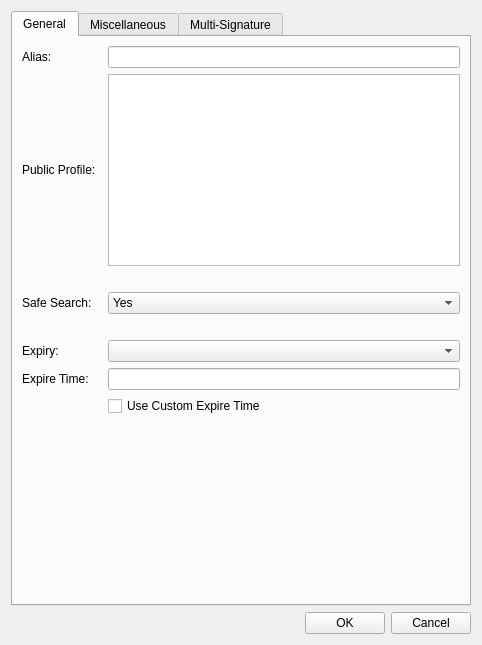
<?xml version="1.0" encoding="UTF-8"?>
<ui version="4.0">
 <class>EditAliasDialog</class>
 <widget class="QWidget" name="EditAliasDialog">
  <property name="geometry">
   <rect>
    <x>0</x>
    <y>0</y>
    <width>482</width>
    <height>645</height>
   </rect>
  </property>
  <property name="windowTitle">
   <string>Edit Alias</string>
  </property>
  <layout class="QVBoxLayout" name="verticalLayout_2">
   <item>
    <widget class="QTabWidget" name="EditAliasDialogTab">
     <property name="currentIndex">
      <number>0</number>
     </property>
     <widget class="QWidget" name="tab_general">
      <attribute name="title">
       <string>General</string>
      </attribute>
      <layout class="QGridLayout" name="gridLayout" columnstretch="0,0">
       <property name="horizontalSpacing">
        <number>12</number>
       </property>
       <item row="0" column="0">
        <widget class="QLabel" name="label_2">
         <property name="text">
          <string>Alias:</string>
         </property>
         <property name="buddy">
          <cstring>aliasEdit</cstring>
         </property>
        </widget>
       </item>
       <item row="0" column="1">
        <widget class="QValidatedLineEdit" name="aliasEdit">
         <property name="toolTip">
          <string>The alias name.</string>
         </property>
        </widget>
       </item>
       <item row="1" column="0">
        <widget class="QLabel" name="label">
         <property name="text">
          <string>Public Profile:</string>
         </property>
        </widget>
       </item>
       <item row="1" column="1">
        <widget class="QPlainTextEdit" name="nameEdit">
         <property name="maximumSize">
          <size>
           <width>16777215</width>
           <height>16777215</height>
          </size>
         </property>
        </widget>
       </item>
       <item row="2" column="1">
        <widget class="QLabel" name="publicDisclaimer">
         <property name="text">
          <string/>
         </property>
         <property name="wordWrap">
          <bool>true</bool>
         </property>
        </widget>
       </item>
       <item row="3" column="1">
        <widget class="QComboBox" name="safeSearchEdit">
         <item>
          <property name="text">
           <string>Yes</string>
          </property>
         </item>
         <item>
          <property name="text">
           <string>No</string>
          </property>
         </item>
        </widget>
       </item>
       <item row="4" column="1">
        <widget class="QLabel" name="safeSearchDisclaimer">
         <property name="text">
          <string/>
         </property>
         <property name="wordWrap">
          <bool>true</bool>
         </property>
        </widget>
       </item>
       <item row="3" column="0">
        <widget class="QLabel" name="labelSafeSearch">
         <property name="text">
          <string>Safe Search:</string>
         </property>
        </widget>
       </item>
       <item row="5" column="0">
        <widget class="QLabel" name="label_3">
         <property name="text">
          <string>Expiry:</string>
         </property>
        </widget>
       </item>
       <item row="5" column="1">
        <widget class="QComboBox" name="expiryEdit"/>
       </item>
       <item row="6" column="0">
        <widget class="QLabel" name="label_9">
         <property name="text">
          <string>Expire Time:</string>
         </property>
        </widget>
       </item>
       <item row="6" column="1">
        <widget class="QLineEdit" name="expireTimeEdit"/>
       </item>
       <item row="7" column="1">
        <widget class="QCheckBox" name="customExpireBox">
         <property name="text">
          <string>Use Custom Expire Time</string>
         </property>
        </widget>
       </item>
       <item row="9" column="1">
        <spacer name="verticalSpacer">
         <property name="orientation">
          <enum>Qt::Vertical</enum>
         </property>
         <property name="sizeHint" stdset="0">
          <size>
           <width>20</width>
           <height>40</height>
          </size>
         </property>
        </spacer>
       </item>
       <item row="8" column="1">
        <widget class="QLabel" name="expiryDisclaimer">
         <property name="text">
          <string/>
         </property>
         <property name="wordWrap">
          <bool>true</bool>
         </property>
        </widget>
       </item>
      </layout>
     </widget>
     <widget class="QWidget" name="tab_advanced">
      <attribute name="title">
       <string>Miscellaneous</string>
      </attribute>
      <layout class="QFormLayout" name="formLayout_2">
       <property name="fieldGrowthPolicy">
        <enum>QFormLayout::AllNonFixedFieldsGrow</enum>
       </property>
       <item row="8" column="0">
        <widget class="QLabel" name="label_4">
         <property name="text">
          <string>Private Profile:</string>
         </property>
        </widget>
       </item>
       <item row="8" column="1">
        <widget class="QPlainTextEdit" name="privateEdit">
         <property name="maximumSize">
          <size>
           <width>16777215</width>
           <height>16777215</height>
          </size>
         </property>
        </widget>
       </item>
       <item row="9" column="1">
        <widget class="QLabel" name="privateDisclaimer">
         <property name="text">
          <string/>
         </property>
         <property name="wordWrap">
          <bool>true</bool>
         </property>
        </widget>
       </item>
       <item row="10" column="0">
        <widget class="QLabel" name="transferLabel">
         <property name="text">
          <string>Transfer To (Public Key):</string>
         </property>
         <property name="wordWrap">
          <bool>false</bool>
         </property>
        </widget>
       </item>
       <item row="10" column="1">
        <widget class="QLineEdit" name="transferEdit"/>
       </item>
       <item row="14" column="1">
        <spacer name="verticalSpacer_2">
         <property name="orientation">
          <enum>Qt::Vertical</enum>
         </property>
         <property name="sizeHint" stdset="0">
          <size>
           <width>20</width>
           <height>40</height>
          </size>
         </property>
        </spacer>
       </item>
       <item row="12" column="1">
        <widget class="QComboBox" name="acceptCertTransfersEdit">
         <item>
          <property name="text">
           <string>Yes</string>
          </property>
         </item>
         <item>
          <property name="text">
           <string>No</string>
          </property>
         </item>
        </widget>
       </item>
       <item row="12" column="0">
        <widget class="QLabel" name="label_7">
         <property name="text">
          <string>Accept Certificate Transfers:</string>
         </property>
        </widget>
       </item>
       <item row="11" column="1">
        <widget class="QLabel" name="transferDisclaimer">
         <property name="text">
          <string/>
         </property>
         <property name="wordWrap">
          <bool>true</bool>
         </property>
        </widget>
       </item>
       <item row="13" column="1">
        <widget class="QLabel" name="acceptCertTransfersDisclaimer">
         <property name="text">
          <string/>
         </property>
         <property name="wordWrap">
          <bool>true</bool>
         </property>
        </widget>
       </item>
       <item row="2" column="0">
        <widget class="QLabel" name="label_8">
         <property name="text">
          <string>Password:</string>
         </property>
        </widget>
       </item>
       <item row="2" column="1">
        <widget class="QLineEdit" name="passwordEdit"/>
       </item>
       <item row="3" column="1">
        <widget class="QLabel" name="passwordDisclaimer">
         <property name="text">
          <string/>
         </property>
         <property name="wordWrap">
          <bool>true</bool>
         </property>
        </widget>
       </item>
       <item row="6" column="0">
        <widget class="QLabel" name="label_10">
         <property name="text">
          <string>Alias Rate Peg:</string>
         </property>
        </widget>
       </item>
       <item row="6" column="1">
        <widget class="QLineEdit" name="aliasPegEdit"/>
       </item>
       <item row="7" column="1">
        <widget class="QLabel" name="aliasPegDisclaimer">
         <property name="text">
          <string/>
         </property>
         <property name="wordWrap">
          <bool>true</bool>
         </property>
        </widget>
       </item>
      </layout>
     </widget>
     <widget class="QWidget" name="tab_multisig">
      <attribute name="title">
       <string>Multi-Signature</string>
      </attribute>
      <layout class="QVBoxLayout" name="verticalLayout">
       <item>
        <widget class="QLabel" name="multisigTitle">
         <property name="text">
          <string/>
         </property>
         <property name="wordWrap">
          <bool>true</bool>
         </property>
        </widget>
       </item>
       <item>
        <layout class="QFormLayout" name="formLayout">
         <property name="fieldGrowthPolicy">
          <enum>QFormLayout::AllNonFixedFieldsGrow</enum>
         </property>
         <item row="1" column="0">
          <widget class="QLabel" name="label_5">
           <property name="text">
            <string>Number of Required Signatures: </string>
           </property>
          </widget>
         </item>
         <item row="1" column="1">
          <widget class="QLineEdit" name="reqSigsEdit"/>
         </item>
         <item row="2" column="0" colspan="2">
          <layout class="QVBoxLayout" name="verticalLayout_3">
           <item>
            <widget class="QLabel" name="reqsigsDisclaimer">
             <property name="text">
              <string/>
             </property>
             <property name="wordWrap">
              <bool>true</bool>
             </property>
            </widget>
           </item>
          </layout>
         </item>
        </layout>
       </item>
       <item>
        <widget class="QLabel" name="multisigDisclaimer">
         <property name="text">
          <string/>
         </property>
         <property name="wordWrap">
          <bool>true</bool>
         </property>
        </widget>
       </item>
       <item>
        <widget class="QListWidget" name="multisigList"/>
       </item>
       <item>
        <layout class="QGridLayout" name="gridLayout">
         <property name="sizeConstraint">
          <enum>QLayout::SetDefaultConstraint</enum>
         </property>
         <item row="0" column="0">
          <widget class="QPushButton" name="addButton">
           <property name="text">
            <string>Add</string>
           </property>
          </widget>
         </item>
         <item row="0" column="1">
          <widget class="QPushButton" name="deleteButton">
           <property name="text">
            <string>Delete</string>
           </property>
          </widget>
         </item>
        </layout>
       </item>
      </layout>
     </widget>
    </widget>
   </item>
   <item>
    <layout class="QHBoxLayout" name="horizontalLayout">
     <item>
      <spacer name="horizontalSpacer">
       <property name="orientation">
        <enum>Qt::Horizontal</enum>
       </property>
       <property name="sizeHint" stdset="0">
        <size>
         <width>40</width>
         <height>20</height>
        </size>
       </property>
      </spacer>
     </item>
     <item>
      <widget class="QPushButton" name="okButton">
       <property name="text">
        <string>OK</string>
       </property>
      </widget>
     </item>
     <item>
      <widget class="QPushButton" name="cancelButton">
       <property name="text">
        <string>Cancel</string>
       </property>
      </widget>
     </item>
    </layout>
   </item>
  </layout>
 </widget>
 <customwidgets>
  <customwidget>
   <class>QValidatedLineEdit</class>
   <extends>QLineEdit</extends>
   <header>qvalidatedlineedit.h</header>
  </customwidget>
 </customwidgets>
 <resources>
  <include location="../gtacoin.qrc"/>
 </resources>
 <connections/>
</ui>
